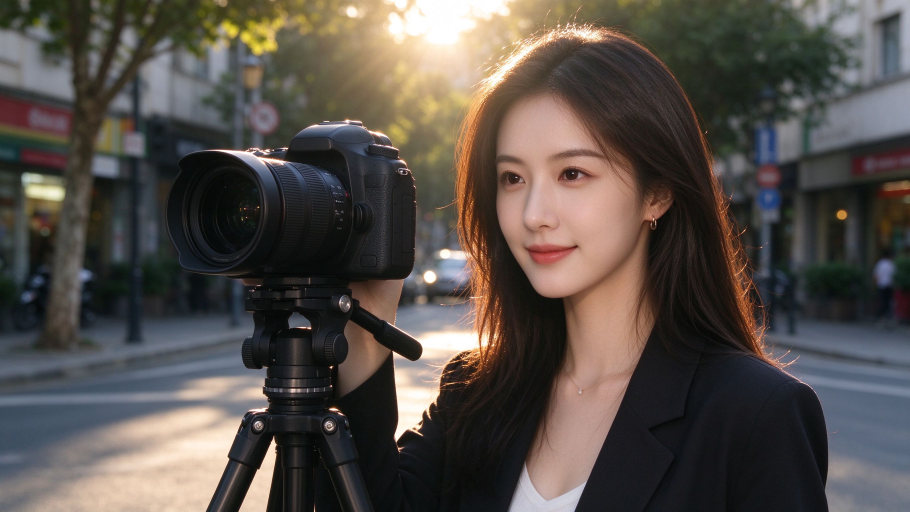
#> input picture tools/gen/tip_camera.jpg, 2730 x 1536 px, found by its file name (shown at 1/3 size); its folder holds 5 pictures in this run
$ python build_assets.py
#> lines starting #> are read from the running program, lines starting #| are printed output that depends on the picture
# -*- coding: utf-8 -*-
"""拍照姿势集 · 资源构建
- 从 D:\庞娜\多宫格素材库\PoseLib 原图直拷到 assets/lib（不压缩、不生成缩略图）
- 超过 2000 万像素的图剔除（不进入 APK）
- 生成 library.json：分类树 / 首页封面 / 每个叶子分类的一句话技巧 / 随机池
- 生成 tips.json：5 个拍照技巧主题图文
- 打赏码、封面、技巧配图、启动图标
"""
import os, json, shutil, datetime
from PIL import Image

SRC = r"D:\庞娜\多宫格素材库\PoseLib"
APP = r"C:\PoseLibDev\PoseLibApp"
ASSETS = os.path.join(APP, "assets")
OUT_LIB = os.path.join(ASSETS, "lib")
OUT_COVER = os.path.join(ASSETS, "covers")
OUT_TIPS = os.path.join(ASSETS, "tips")
GEN = r"C:\PoseLibDev\tools\gen"
DONATE_SRC = r"C:\Users\Administrator\Downloads\打赏码.png"

SCAN = r"C:\PoseLibDev\tools\scan_src.json"
MAX_MP = 20.0
MAX_RATIO = 2.8

# 从 App 中剔除的目录（原图仍保留在素材盘，不删源文件）
EXCLUDE_DIRS = {"运动/其他/现代五项"}

# 首页快速分类顺序（标题, 节点, 封面文件）
HOME = [
    ("单人", "单人", "cover01_single"),
    ("双人", "双人", "cover02_duo"),
    ("闺蜜", "双人/闺蜜双人", "cover03_bestie"),
    ("情侣", "双人/情侣双人", "cover04_couple"),
    ("男生", "男生", "cover05_boy"),
    ("亲子", "儿童亲子", "cover06_family"),
    ("镜头角度", "镜头角度", "cover08_angle"),
    ("身材适配", "身材适配", "cover09_body"),
    ("引导话术", "引导话术", "cover15_guide"),
    ("照片风格", "照片风格", "cover11_style"),
    ("多人", "多人", "cover12_group"),
    ("室内场景", "室内场景", "cover13_indoor"),
    ("户外场景", "户外场景", "cover14_outdoor"),
    ("运动", "运动", "cover16_sport"),
]

# 目录分类：全部一级目录；与快速分类重复的封面复用已有快速封面
CATALOG = [
    ("儿童亲子", "儿童亲子", "cover06_family"),
    ("单人", "单人", "cover01_single"),
    ("双人", "双人", "cover02_duo"),
    ("场景用途", "场景用途", "cover17_scene"),
    ("多人", "多人", "cover12_group"),
    ("室内场景", "室内场景", "cover13_indoor"),
    ("小众特色", "小众特色", "cover18_niche"),
    ("引导话术", "引导话术", "cover15_guide"),
    ("录像技巧", "录像技巧", "cover19_video"),
    ("户外场景", "户外场景", "cover14_outdoor"),
    ("手部动作", "手部动作", "cover07_hands"),
    ("摄像参数", "摄像参数", "cover20_params"),
    ("模特", "模特", "cover21_model"),
    ("泳装", "泳装", "cover22_swim"),
    ("照片风格", "照片风格", "cover11_style"),
    ("男生", "男生", "cover05_boy"),
    ("艾寿花甲", "艾寿花甲", "cover10_senior"),
    ("身材适配", "身材适配", "cover09_body"),
    ("运动", "运动", "cover16_sport"),
    ("通勤日常", "通勤日常", "cover23_commute"),
    ("镜头角度", "镜头角度", "cover08_angle"),
]

RANDOM = ["单人", "户外场景", "室内场景", "照片风格", "镜头角度", "场景用途"]

TIPS = json.load(open(r"C:\PoseLibDev\tools\tips_pose.json", encoding="utf-8"))
#> (reads tools/tips_pose.json from the repository)
TIPS.setdefault("引导话术",
                "先夸再指：这光正好，你侧一点、看我手这边——边说话边按快门，表情最松。")

TOPICS = [
    {
        "id": "camera",
        "title": "数码相机拍人像",
        "sub": "单反 / 微单 · 参数与机位",
        "image": "tips/tip_camera.jpg",
        "points": [
            "光圈：单人或情侣用 f/1.8–f/2.8 虚化背景；三人以上收小到 f/4–f/5.6，保证每个人都清晰。",
            "快门：静止摆拍不低于 1/125s，走动抓拍用 1/250s 以上，手抖模糊多半是快门太慢。",
            "ISO：白天 100，室内 400–800，尽量不要超过 1600，噪点会毁掉皮肤质感。",
            "对焦：站着不动用单次对焦（AF-S），走动连拍切换到连续对焦（AF-C），对焦点放眼睛。",
            "焦段：半身用 50–85mm 最讨喜，全身 35–50mm，别用广角贴近脸会变形。",
            "机位：镜头对准胸口高度最稳；想拍长腿再降到腰下，但要让人物下巴微收。",
        ],
    },
    {
        "id": "android",
        "title": "安卓手机拍人像",
        "sub": "专业模式 · 一秒调对参数",
        "image": "tips/tip_android.jpg",
        "points": [
            "打开相机「专业模式 / Pro」：先设 ISO 50–100（白天），快门 1/200s 左右，能明显减少手抖糊片。",
            "白平衡（WB）固定 4800K–5200K，肤色更通透，不会一会儿偏黄一会儿偏蓝。",
            "曝光补偿 EV：逆光拍脸加 +0.3～+0.7，正对大太阳减 -0.3，别让脸黑成剪影。",
            "人像 / 大光圈模式选 2x 焦段，距离 1.5–2 米，主体离背景越远虚化越自然。",
            "美颜别开满档，磨皮过强会把鼻梁和下颌线抹平，30% 左右最像真人。",
            "按快门用音量键或手势，比戳屏幕稳；拍全身把网格线打开，脚底贴住下三分线。",
        ],
    },
    {
        "id": "ai",
        "title": "AI 修图流程",
        "sub": "手机上的 6 步精修",
        "image": "tips/tip_ai.jpg",
        "points": [
            "顺序：裁切构图 → 曝光对比 → 色彩 → 皮肤 → 液化微调 → 锐化/颗粒，别跳步。",
            "皮肤只做减法：纹理 -20、清晰度 -25，再补 +15 颗粒，既有质感又不假。",
            "一次只修 20–30%：磨皮、瘦脸、放大眼睛都留一点余地，过度就是塑料感。",
            "眼睛和牙齿单独提亮，眼神光亮起来，整张照片就有神。",
            "液化先修轮廓再修细节：下颌线、肩线、手臂外侧，别推歪背景的直线。",
            "同一场景的一组装图，统一色温和参数再批量套用，发出去才像一组作品。",
            "常用工具：Lightroom 移动版「修饰 / 快速操作」、醒图、Snapseed 局部调整。",
        ],
    },
    {
        "id": "params",
        "title": "参数设置速查",
        "sub": "光圈 · 快门 · ISO 三件事",
        "image": "tips/tip_params.jpg",
        "points": [
            "光圈管进光和虚化：数字越小（f/1.8）光圈越大、背景越虚；f/8 之后前后都清楚。",
            "快门管定格：1/1000s 冻结跳跃，1/125s 拍站姿，1/15s 会拖影（夜景要靠它出氛围）。",
            "ISO 管亮度但换来噪点：宁可开大光圈、放慢快门，也别轻易把 ISO 推到 3200。",
            "白天户外：f/4、1/250s、ISO100 是万能起点；室内窗边：f/2.8、1/125s、ISO800。",
            "逆光人像用点测光对准脸，或直接 +0.7EV，脸亮了背景过曝一点反而更好看。",
            "白平衡 5500K 是中性值，日落想更暖调到 6000–6500K，冷调夜景压到 4000K。",
        ],
    },
    {
        "id": "iphone",
        "title": "苹果手机拍人像",
        "sub": "人像模式 · 实况 · 对焦",
        "image": "tips/tip_iphone.jpg",
        "points": [
            "人像模式先切 2x 镜头，站到离人约 2 米，人脸透视自然、抠图也更准。",
            "把人离背景拉开距离，虚化才自然；贴着墙拍人像模式，边缘一定发虚。",
            "光圈模拟调到 f/2.8 左右（别用默认 f/4.5），头发丝边缘更像真实镜头。",
            "对焦对眼睛：轻点屏幕眼睛位置，出现黄色方框再按快门，五官才实。",
            "长按屏幕锁定 AE/AF，再上下拖动小太阳调亮度，逆光时脸不会黑。",
            "开实况（Live Photo）：拍完可以挑关键帧、改封面、做长曝光，废片率大幅下降。",
            "开网格线，人物眼睛放在上三分线；拍全身把脚底留一点点空间，别切脚。",
        ],
    },
    {
        "id": "huawei",
        "title": "华为手机拍人像",
        "sub": "人像模式 · 大光圈 · XMAGE",
        "image": "tips/tip_huawei.jpg",
        "points": [
            "打开相机切「人像模式」，让人脸落在人像框里，再点屏幕把对焦放在眼睛上。",
            "有可变光圈的机型在大光圈模式把光圈调到 f/2.8–f/4，别用最大档，脸边缘和发丝容易糊。",
            "华为官方建议：大光圈 / 人像模式拍摄距离控制在 2 米内，太远虚化会显得像贴上去的。",
            "美颜别拉满：磨皮 30–40%、瘦脸调到最低，保住鼻梁和下颌线，脸才不会糊成一片。",
            "色彩风格怎么选：要肤色准用「原色」，想直出发朋友圈用「明快」，夜景人像别开「鲜艳」。",
            "半身用 2x / 3x 长焦，手机举到对方胸口高度，背景离人越远，虚化越自然。",
        ],
    },
    {
        "id": "oppo",
        "title": "OPPO 手机拍人像",
        "sub": "哈苏人像 · 3x 长焦 · 光斑",
        "image": "tips/tip_oppo.jpg",
        "points": [
            "切到 3x 长焦（约 70mm）拍半身：退后一步把距离拉开，五官不变形，这是哈苏人像最出片的焦段。",
            "人像模式里选哈苏风格，虚化强度放中档；头发、眼镜这种穿帮边缘，过渡会更自然。",
            "背景要选有层次的：街道纵深、树影、灯串都行，别贴白墙，不然看不出虚化。",
            "对焦锁在眼睛，再上下拖动曝光补偿 +0.3 左右，脸亮起来皮肤才有通透感。",
            "室内暖光把白平衡往暖调一点，肤色不会发青；夜景人像用自带夜景人像，别开闪光灯直怼脸。",
            "一组图怎么拍：先全身、再走近半身、最后特写侧脸或手部，三张拼起来才有故事。",
        ],
    },
    {
        "id": "honor",
        "title": "荣耀手机拍人像",
        "sub": "雅顾人像 · 5:4 画幅 · 光影",
        "image": "tips/tip_honor.jpg",
        "points": [
            "人像模式里点开「雅顾」图标，挑一个风格，画幅会自动切成 5:4，更像杂志肖像。",
            "雅顾最吃光：找窗边侧光、走廊顶光，让脸一半亮一半暗，立体感一下就出来。",
            "用 2x / 2.5x 拍半身，虚化够又不会把五官压平，人离背景 2 米以上效果最好。",
            "大光圈模式把光圈值调到中等、距离控制在 2 米内，发丝边缘过渡更干净。",
            "觉得脸太白太亮，把美颜降到 20–30%，或者切专业模式自己压曝光，肤色更像真人。",
            "开网格线，眼睛放上三分线；拍 5:4 时头顶留一点空间，别把发顶切掉。",
        ],
    },
]


def main():
    big = []
    tall = []
    try:
        scan = json.load(open(SCAN, encoding="utf-8"))
#> (reads tools/scan_src.json from the repository)
        big = [b["rel"] for b in scan["big"]]
        tall = [a["rel"] for a in scan["all"]
                if a.get("w") and a["h"] / float(a["w"]) >= MAX_RATIO]
    except Exception:
        pass
    big_set = set(big)
    tall_set = set(tall)
    print("剔除 >%.0fMP %d 张；过高(h/w>=%.1f) %d 张"
          % (MAX_MP, len(big_set), MAX_RATIO, len(tall_set)))

    if os.path.isdir(ASSETS):
        shutil.rmtree(ASSETS)
    for d in (OUT_LIB, OUT_COVER, OUT_TIPS):
        os.makedirs(d, exist_ok=True)

    nodes = {}
    order = []

    # [51 lines left out: function walk, not called in this run]

    root = []
    for k, r in enumerate(sorted([f for f in os.listdir(SRC) if os.path.isdir(os.path.join(SRC, f))])):
        code = "c%02d" % (k + 1)
        node = walk(r, 1, code)
        if node["count"] <= 0:
            print("  跳过空目录 %s" % r)
            continue
        nodes[r] = node
        root.append(r)

    total = sum(nodes[r]["count"] for r in root)

    # 首页封面（快速分类 / 目录分类复用同一批封面）
    copied_covers = set()

    def cover_item(title, nid, cov):
        if nid not in nodes:
            print("!! 缺少节点", nid)
            return None
        if cov not in copied_covers:
            src = os.path.join(GEN, cov + ".jpg")
            out = os.path.join(OUT_COVER, cov + ".jpg")
            if not os.path.exists(src):
                print("!! 缺少封面源图", cov)
                return None
            im = Image.open(src).convert("RGB")
            im = im.resize((1080, 1440), Image.LANCZOS)
            im.save(out, "JPEG", quality=90, optimize=True, progressive=True)
            copied_covers.add(cov)
        return {"node": nid, "title": title, "cover": "covers/" + cov + ".jpg"}

    home = [x for x in (cover_item(t, n, c) for t, n, c in HOME) if x]
    catalog = [x for x in (cover_item(t, n, c) for t, n, c in CATALOG) if x]

    # 技巧配图
    for t in TOPICS:
        src = os.path.join(GEN, os.path.basename(t["image"]).replace(".jpg", "") + ".jpg")
        out = os.path.join(ASSETS, t["image"].replace("/", os.sep))
        im = Image.open(src).convert("RGB")
#> im is the input picture: PIL image 2730x1536 RGB; mean R, G, B 86.1, 79.1, 73.9
        im = im.resize((1280, 720), Image.LANCZOS)
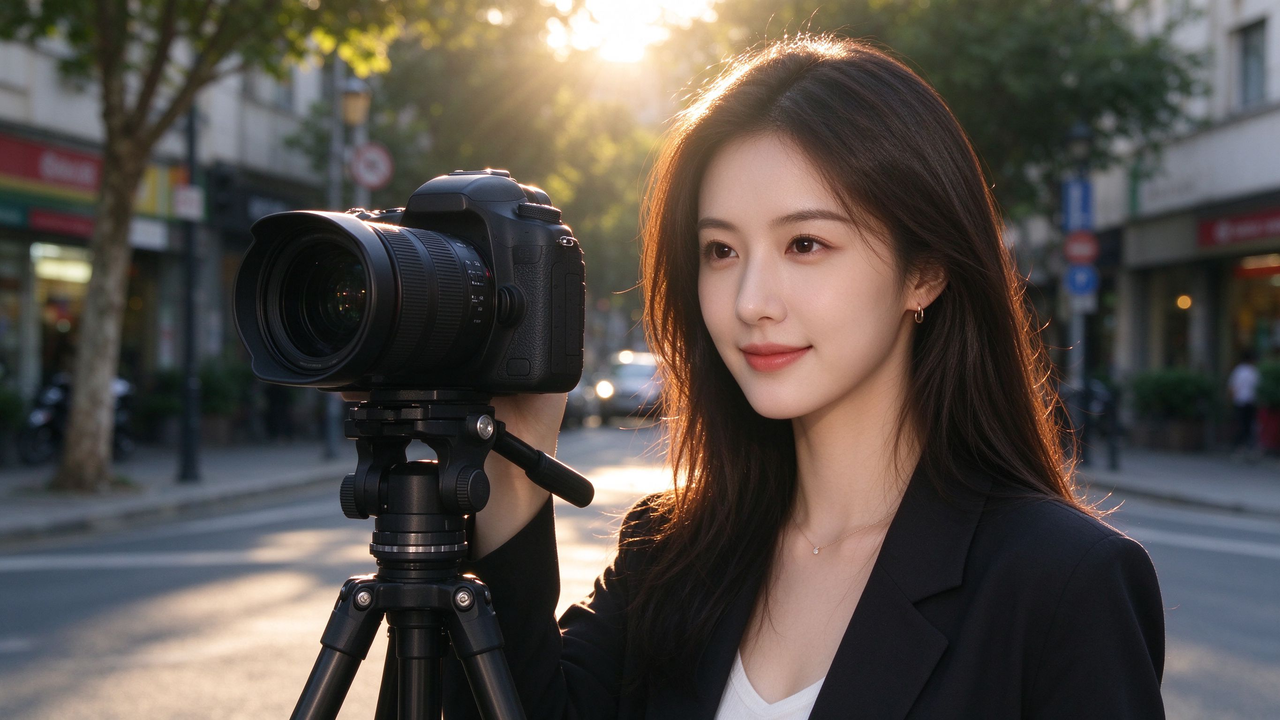
#> im: PIL image 1280x720 RGB; mean R, G, B 86.1, 79.1, 73.8
        im.save(out, "JPEG", quality=87, optimize=True, progressive=True)
#> pass 2 of the loop in main, `for t in TOPICS:`:
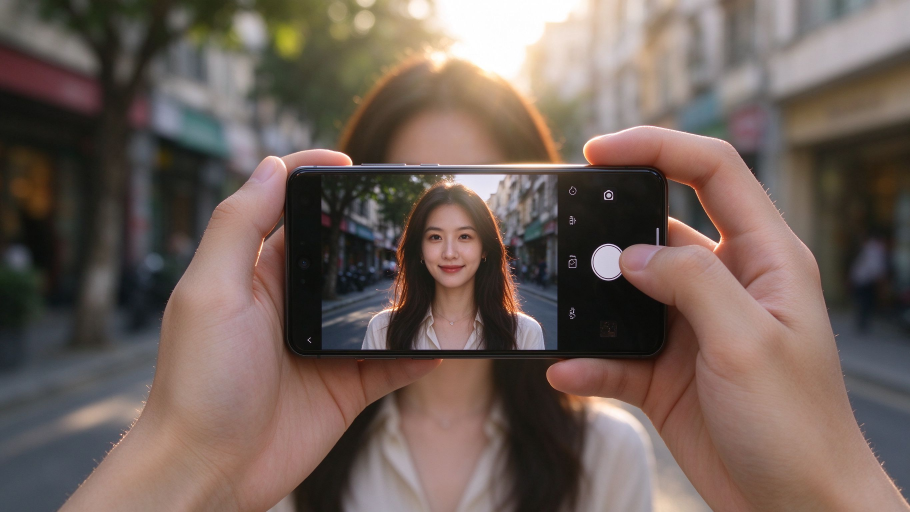
#> input picture tools/gen/tip_android.jpg, 2730 x 1536 px, found by its file name (shown at 1/3 size)
#> in main, im is the input picture: PIL image 2730x1536 RGB; mean R, G, B 112.8, 96.7, 89.6
#> in main, `im = im.resize((1280, 720), Image.LANCZOS)`:
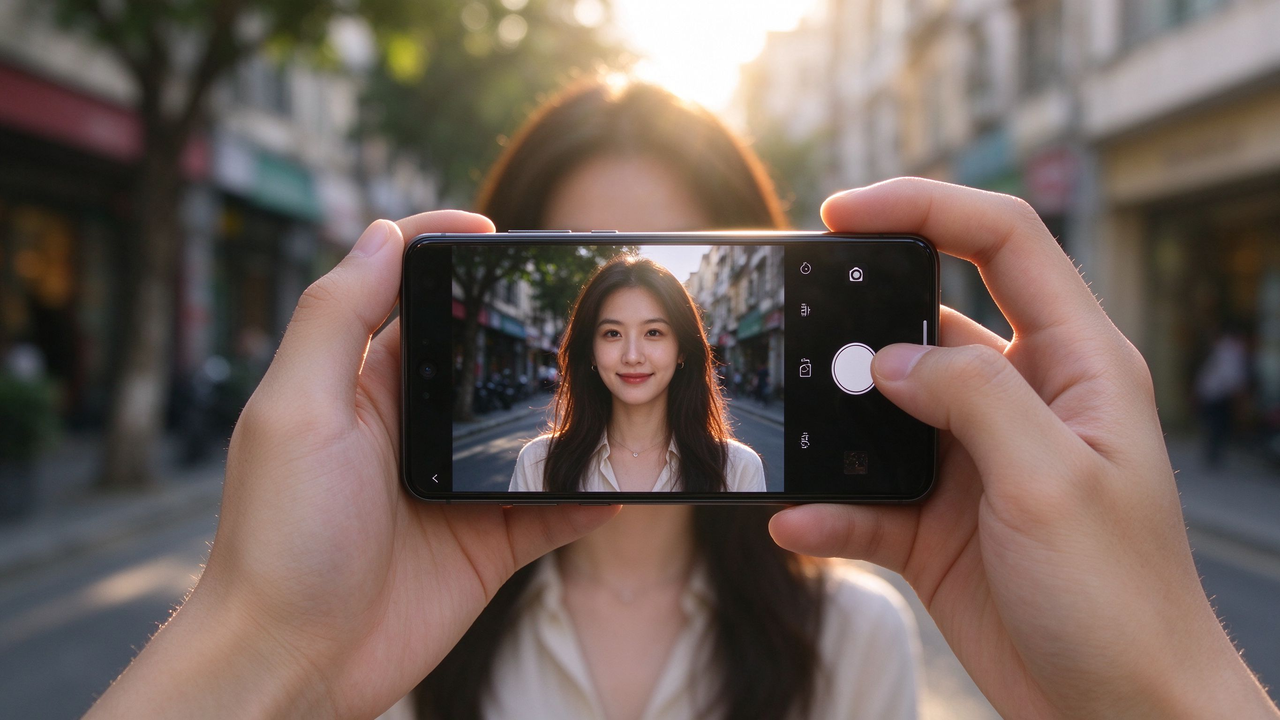
#> im: PIL image 1280x720 RGB; mean R, G, B 112.8, 96.7, 89.6
#> pass 3 of the loop in main, `for t in TOPICS:`:
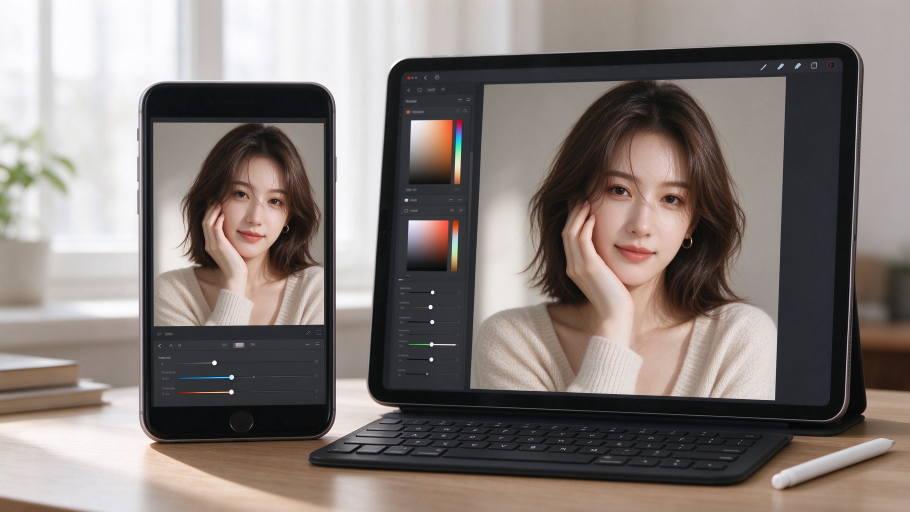
#> input picture tools/gen/tip_ai.jpg, 2730 x 1536 px, found by its file name (shown at 1/3 size)
#> in main, im is the input picture: PIL image 2730x1536 RGB; mean R, G, B 132.4, 123.4, 119.1
#> in main, `im = im.resize((1280, 720), Image.LANCZOS)`:
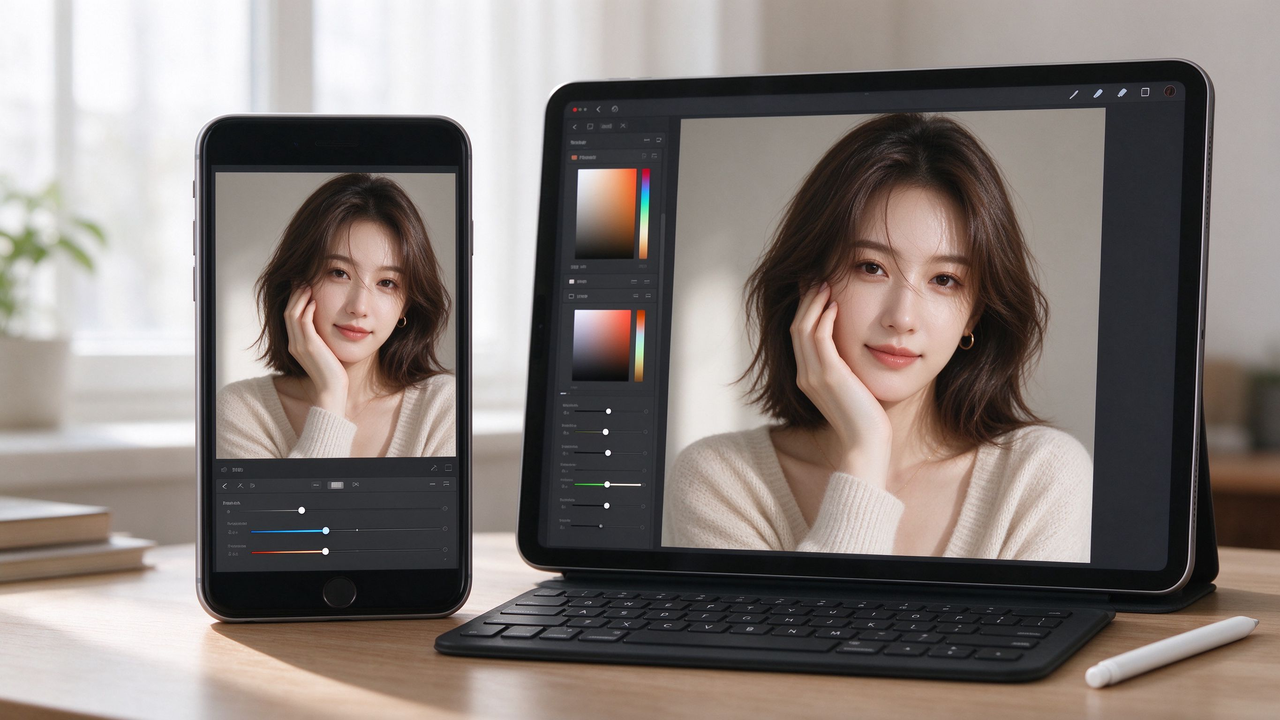
#> im: PIL image 1280x720 RGB; mean R, G, B 132.4, 123.4, 119.1
#> the loop made 8 passes; the first 3 are shown

    # 打赏码
#> (the run stopped early here; a loop or call above may not have finished)
